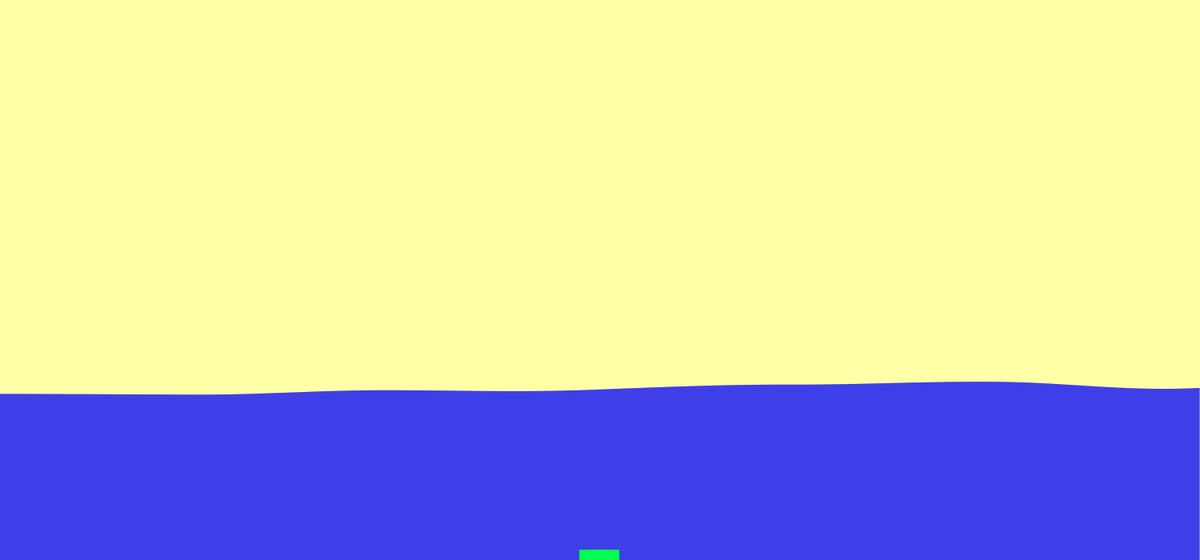
Frame 1 (no input)
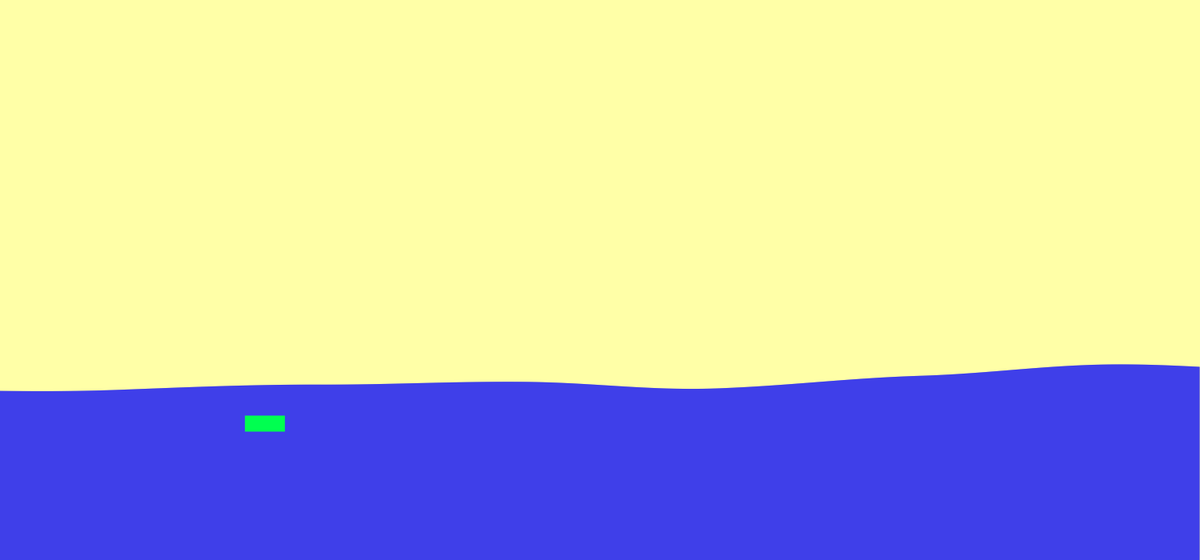
Frame 60 (no input)
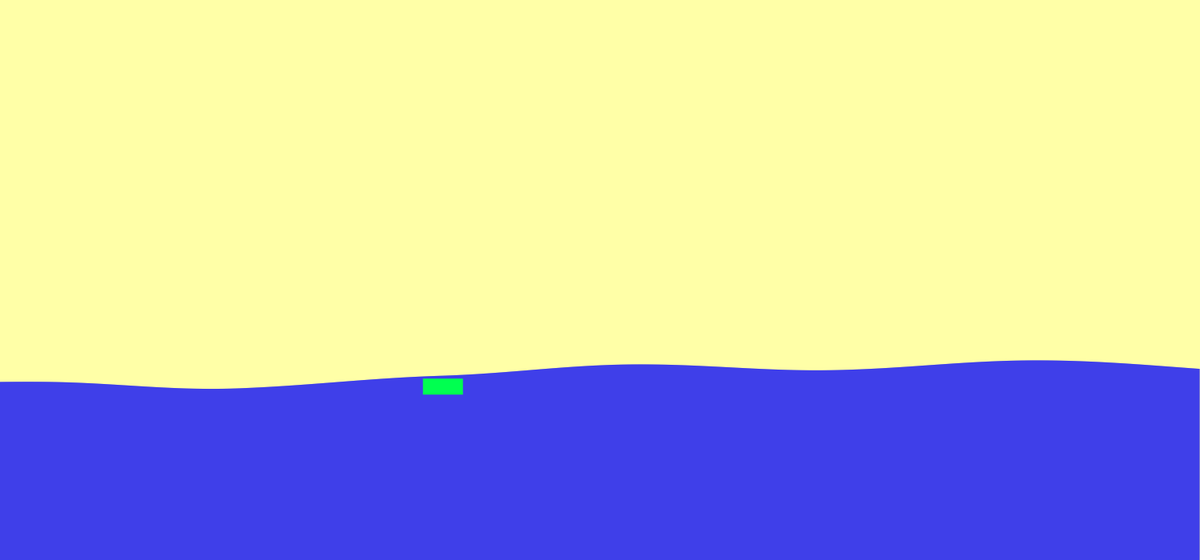
Frame 120 (the mouse pressed at the canvas centre since frame 60)

The p5.js sketch that drew these frames (run headless with seeded random() and noise() and a simulated clock; from frame 60 on, the mouse is pressed at the canvas centre):

// p5.js sketch
// ── sketch.js
let state=0, bot;
function setup() {
  createCanvas(1500, 700);
  frameRate(500);
  bot = new Boat(width/2, height);
  noiseSeed(99);
}
function draw() {
  if(state === 0){
    background(255, 255, 167);
    stroke(0, 0, 255);
    let V = 0; //Volume Submerged
    for(let i=frameCount*10; i<frameCount*10+width; i+=1){
      let rand = (noise(i*0.0005))*300;
      let x = i-frameCount*10, waterLevel = height-rand-height/4;
      if(x > bot.s.x-25 && x<bot.s.x+25){
        if(bot.s.y+10>waterLevel){
          V += waterLevel - bot.s.y - 10;
        }
      }
      line(x, height, x, waterLevel+45);
    }
    bot.applyA(0, V*0.301*0.002*2);
    bot.applyA(0, 1.81*2);
    bot.applyA((mouseX-bot.s.x)/903, (bot.s.y-mouseY)/903);
    bot.applyA(-0.01 * Math.sign(bot.v.x) * bot.v.x * bot.v.x, Math.sign(bot.v.y) * -0.467*bot.v.y*bot.v.y);
    bot.epoch();
  }
}

function keyPressed(){
  if(key === "F2"){
     state+=1;
     state=state%5;
  }
}

// ── classes.js
class Boat{
  constructor(x, y){
    rectMode(RADIUS);
    this.s = createVector(x, y);
    this.v = createVector(0, 0);
    this.a = createVector(0, 0);
  }
  applyA(ax, ay){
    this.a.add(createVector(ax, ay));
  }
  epoch(){
    this.v.add(this.a);
    this.v.x = constrain(this.v.x, -10, 10);
    this.v.y = constrain(this.v.y, -3, 3);
    this.s.add(this.v);
    this.s.x = constrain(this.s.x, 25/2, width-25/2);
    this.a = createVector(0, 0);
    noStroke();
    fill(0, 255, 80);
    rect(this.s.x, this.s.y, 25, 10);
    stroke(0, 0, 255);
  }
}
